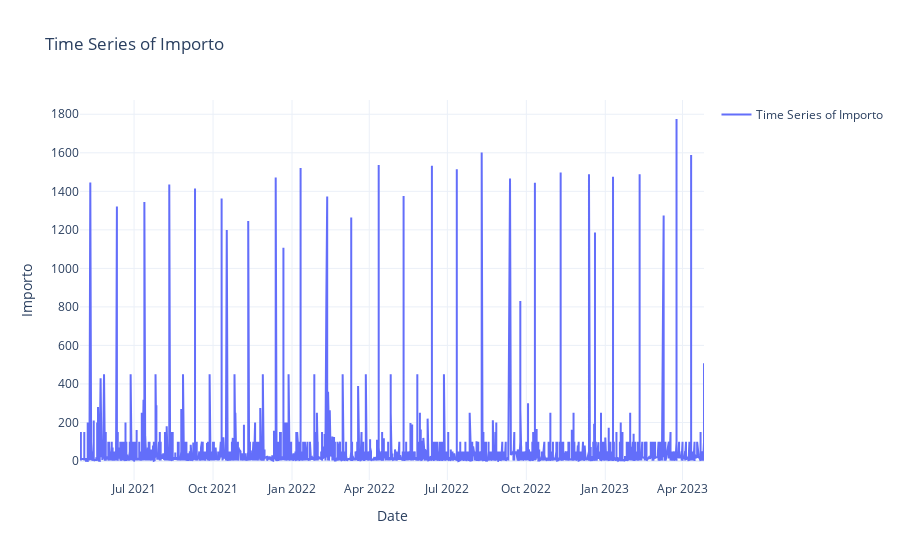

Notebook code for this chart:
### Markdown cell above
# Iniziamo ad esplorare i dati

Plottiamo tutti gli importi dell' utente

### Code cell
# Extract the 'DATA_CONTABILE' and 'IMPORTO' columns and collect them as lists
x_values = get_values(original_df, DATA_COLUMN_NAME)
y_values = get_values(original_df, "IMPORTO")

# Call the plot function with the extracted x_values and y_values
plot(x_values, y_values, x_name='Date', y_name='Importo', title='Time Series of Importo')

### Figure 1 — Plotly figure (JSON) as saved in the notebook; plotly's stock layout.template omitted (floating-point values rounded to 4 significant figures; data arrays with more than 128 entries replaced by an {"elided": "..."} marker saying what was removed)
{"data": [{"mode": "lines", "name": "Time Series of Importo", "type": "scatter", "x": {"elided": "2647 str values"}, "y": {"elided": "2647 float values"}}], "layout": {"showlegend": true, "title": {"text": "Time Series of Importo"}, "xaxis": {"title": {"text": "Date"}}, "yaxis": {"title": {"text": "Importo"}}}}
